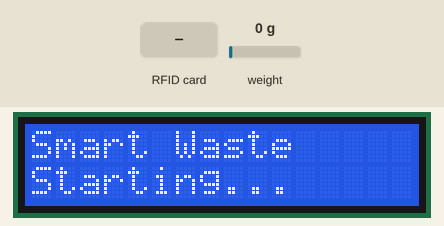
Simulated run of this sketch. Board: ESP32. Shown: 16×2 character LCD. The test bench sets the inputs (shaded band); at power-on: weight on the scale 0 g. WiFi joins after 1.5 s; servers stay silent unless stated; what the sketch prints to the serial monitor is not drawn.

Above: at 1.1 s.
At 11.2 s:
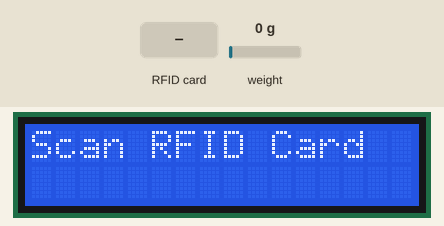
11.3 s: RFID card 13 91 81 E4 held to the reader
At 11.7 s:
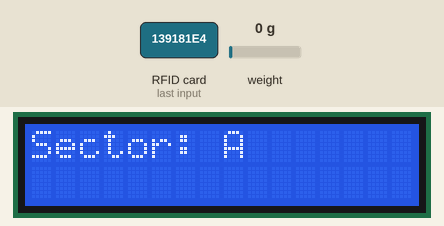
At 19.2 s:
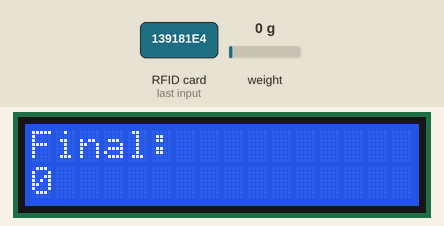
Timing chart, 0 to 20.7 s (numbered marks = the images above; inputs shaded):
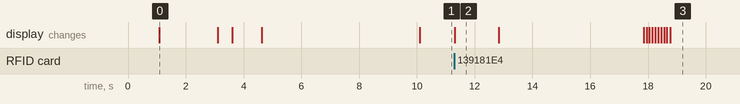

Measured:
- after the input at 11.3 s, the display: changes at once (image 2)
- what the display in image 0 shows lasts 2.0 s, from 1.1 s to 3.1 s
- what the display in image 2 shows lasts 1.5 s, from 11.3 s to 12.8 s

The sketch:

dumping_yard_code.ino
```cpp
/****************************************************
 SMART WASTE MANAGEMENT – FINAL STABLE VALUE VERSION
****************************************************/

#include <WiFi.h>
#include <HTTPClient.h>
#include <WiFiClient.h>
#include <SPI.h>
#include <MFRC522.h>
#include <ArduinoJson.h>
#include <Wire.h>
#include <LiquidCrystal_I2C.h>
#include <HX711_ADC.h>

/* ================= WIFI ================= */
const char* ssid = "AryaB";
const char* password = "07012004";

/* ================= SERVER ================= */
String serverURL = "http://172.22.104.199:8000/api/sector-waste";

/* ================= RFID ================= */
#define SS_PIN   4
#define RST_PIN  27
MFRC522 rfid(SS_PIN, RST_PIN);

/* ================= LCD ================= */
#define LCD_ADDR 0x27
#define I2C_SDA 25
#define I2C_SCL 26
LiquidCrystal_I2C lcd(LCD_ADDR, 16, 2);

/* ================= HX711 ================= */
#define HX_DT  32
#define HX_SCK 33
HX711_ADC LoadCell(HX_DT, HX_SCK);

float calibrationValue = 555.01;

/* ================= VARIABLES ================= */
String scannedUID;
String sector;

int W1_total = 0;
int W2_afterDry = 0;
int W3_empty = 0;

int dry_waste = 0;
int wet_waste = 0;

/* ================= RFID MAP ================= */
struct SectorMap {
  String rfid;
  String sector;
};

SectorMap sectorTable[] = {
  {"139181E4", "A"},
  {"F39F1CE5", "A"},
  {"53A6C3E4", "B"},
  {"DA8EFB03", "B"},
  {"639A37E4", "C"}
};

const int sectorCount = sizeof(sectorTable) / sizeof(sectorTable[0]);

String getSectorFromRFID(String uid) {
  for (int i = 0; i < sectorCount; i++) {
    if (sectorTable[i].rfid == uid) return sectorTable[i].sector;
  }
  return "UNKNOWN";
}

/* ================= SETUP ================= */
void setup() {

  Serial.begin(115200);
  delay(1000);

  Wire.begin(I2C_SDA, I2C_SCL);
  lcd.init();
  lcd.backlight();

  lcd.print("Smart Waste");
  lcd.setCursor(0,1);
  lcd.print("Starting...");
  delay(2000);

  WiFi.begin(ssid, password);

  lcd.clear();
  lcd.print("Connecting WiFi");

  Serial.print("Connecting to WiFi");

  while (WiFi.status() != WL_CONNECTED) {
    delay(500);
    Serial.print(".");
    lcd.print(".");
  }

  Serial.println("\nWiFi Connected!");

  IPAddress ip = WiFi.localIP();
  Serial.println(ip);

  lcd.clear();
  lcd.print("WiFi Connected");
  lcd.setCursor(0,1);
  lcd.print(ip);

  delay(3000);

  SPI.begin(18, 19, 23, SS_PIN);
  rfid.PCD_Init();

  LoadCell.begin();
  LoadCell.start(2000, true);

  if (LoadCell.getTareTimeoutFlag()) {
    Serial.println("HX711 ERROR");
    lcd.clear();
    lcd.print("HX711 ERROR");
    while (1);
  }

  LoadCell.setCalFactor(calibrationValue);
  Serial.println("HX711 Ready");

  lcd.clear();
  lcd.print("Scan RFID Card");
}

/* ================= LOOP ================= */
void loop() {

  if (!rfid.PICC_IsNewCardPresent()) {
    delay(5);
    return;
  }

  if (!rfid.PICC_ReadCardSerial()) {
    delay(5);
    return;
  }

  scannedUID = "";
  for (byte i = 0; i < rfid.uid.size; i++) {
    if (rfid.uid.uidByte[i] < 0x10) scannedUID += "0";
    scannedUID += String(rfid.uid.uidByte[i], HEX);
  }
  scannedUID.toUpperCase();

  Serial.println("\n==============================");
  Serial.println("RFID: " + scannedUID);

  sector = getSectorFromRFID(scannedUID);

  if (sector == "UNKNOWN") {
    lcd.clear();
    lcd.print("Unauthorized");
    delay(2000);
    lcd.clear();
    lcd.print("Scan RFID Card");
    return;
  }

  lcd.clear();
  lcd.print("Sector: ");
  lcd.print(sector);
  delay(1500);

  /* ===== STAGE 1 ===== */
  lcd.clear();
  lcd.print("Full Vehicle");
  delay(5000);
  W1_total = readWeight("STAGE 1");

  /* ===== STAGE 2 ===== */
  lcd.clear();
  lcd.print("Unload DRY");
  delay(10000);
  W2_afterDry = readWeight("STAGE 2");

  /* ===== STAGE 3 ===== */
  lcd.clear();
  lcd.print("Unload WET");
  delay(10000);
  W3_empty = readWeight("STAGE 3");

  dry_waste = W1_total - W2_afterDry;
  wet_waste = W2_afterDry - W3_empty;

  if (dry_waste < 0) dry_waste = 0;
  if (wet_waste < 0) wet_waste = 0;

  Serial.println("----- FINAL RESULT -----");
  Serial.print("Dry Waste : ");
  Serial.println(dry_waste);
  Serial.print("Wet Waste : ");
  Serial.println(wet_waste);

  sendToServer();

  lcd.clear();
  lcd.print("Dry:");
  lcd.print(dry_waste);
  lcd.setCursor(0,1);
  lcd.print("Wet:");
  lcd.print(wet_waste);

  delay(5000);

  lcd.clear();
  lcd.print("Scan RFID Card");

  rfid.PICC_HaltA();
  rfid.PCD_StopCrypto1();
}

/* ================= READ WEIGHT (STABLE LOGIC) ================= */
int readWeight(const char* stageName) {

  Serial.println("--------------------------------");
  Serial.println(stageName);

  lcd.clear();
  lcd.print(stageName);

  int stableCount = 0;
  float lastWeight = 0;
  float currentWeight = 0;

  const float tolerance = 0.5;

  while (stableCount < 10) {

    if (LoadCell.update()) {

      currentWeight = LoadCell.getData();
      if (currentWeight < 0) currentWeight = 0;

      Serial.print("Weight: ");
      Serial.print(currentWeight);
      Serial.print(" | Stable: ");
      Serial.println(stableCount);

      lcd.setCursor(0,1);
      lcd.print("W:");
      lcd.print(currentWeight,1);
      lcd.print(" S:");
      lcd.print(stableCount);
      lcd.print("   ");

      if (abs(currentWeight - lastWeight) < tolerance) {
        stableCount++;
      } else {
        stableCount = 0;
      }

      lastWeight = currentWeight;
    }

    delay(1);
  }

  int finalWeight = round(currentWeight);

  Serial.print("FINAL STABLE: ");
  Serial.println(finalWeight);

  lcd.clear();
  lcd.print("Final:");
  lcd.setCursor(0,1);
  lcd.print(finalWeight);

  delay(2000);

  return finalWeight;
}

/* ================= SEND ================= */
void sendToServer() {

  if (WiFi.status() != WL_CONNECTED) return;

  WiFiClient client;
  HTTPClient http;

  http.begin(client, serverURL);
  http.addHeader("Content-Type", "application/json");

  StaticJsonDocument<128> doc;
  doc["sector"] = sector;
  doc["wet"] = wet_waste;
  doc["dry"] = dry_waste;

  String payload;
  serializeJson(doc, payload);

  yield();

  int httpCode = http.POST(payload);

  yield();

  String response = http.getString();

  yield();

  Serial.println("Payload:");
  Serial.println(payload);
  Serial.println(httpCode);
  Serial.println(response);

  http.end();
}
```
